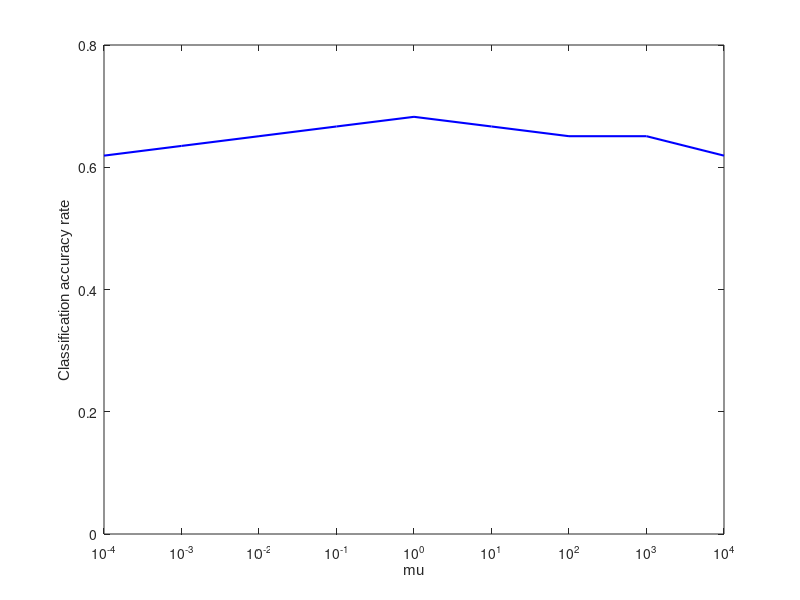

Recreate this plot in MATLAB. (Note: this script raises an error after producing the figure.)
clear;%m=5
clc;
x1=[0.0001,0.001,0.01,0.1,1,10,100,1000,10000]

y1=[0.619,0.6349,0.6508,0.6667,0.6825,0.6667,0.6508,0.6508,0.619];

figure(1)

plot(x1,y1,'b-','LineWidth',1.5);

axis([0 10000 0 0.8])
set(gca,'xscale','log')
% set(gca, 'ylim', [0, 100])
% set(gca, 'xlim', [0, 1000])
xlabel('mu','FontName','Arial','FontSize',11);
ylabel('Classification accuracy rate','FontName','Arial','FontSize',11);

%legend('line')
%set(gca,'LineWidth', 1.5,'FontName','Arial','FontSize',10,'FontWeight','Bold')

export_fig breast_u.eps -painters -transparent